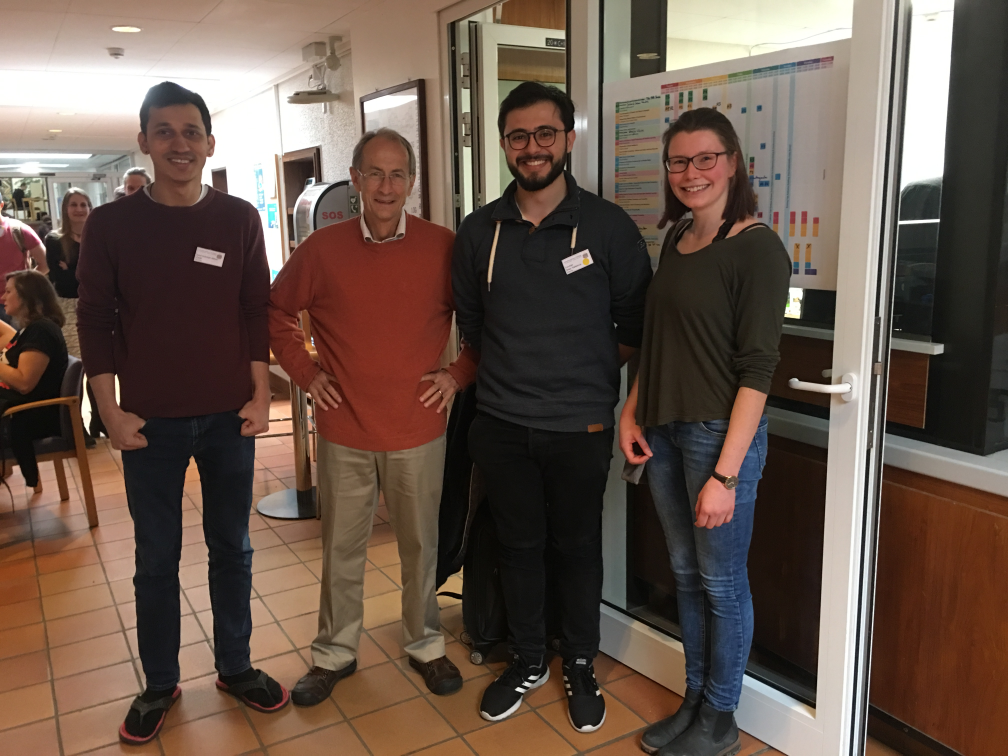
#> input picture img.jpg, 4032 x 3024 px (shown at 1/4 size); its folder holds only this picture in this run
$ python -i my_utils.py   (imports and definitions only)   (older library calls are emulated)
#> lines starting #> are read from the running program, lines starting #| are printed output that depends on the picture; after the words box and inside, x2 and y2 are one past the last pixel; in counts of white or black regions, pixels touching at a corner belong together
#> further down, picture is the input picture: PIL image 4032x3024 RGB; mean R, G, B 103.4, 85.1, 74.1
import os
import PIL.Image as Image
import PIL.ImageFilter as ImageFilter
from PIL import  ImageChops
import numpy as np
import scipy.stats as st
import matplotlib.pyplot as plt
import scipy as sp


# [16 lines left out: function get_list_of_files, not called in this run]


def trim(im, th1=3, th2=11):
#> called with th1 = 3, th2 = 11
    data = np.array(im.convert('HSV'))
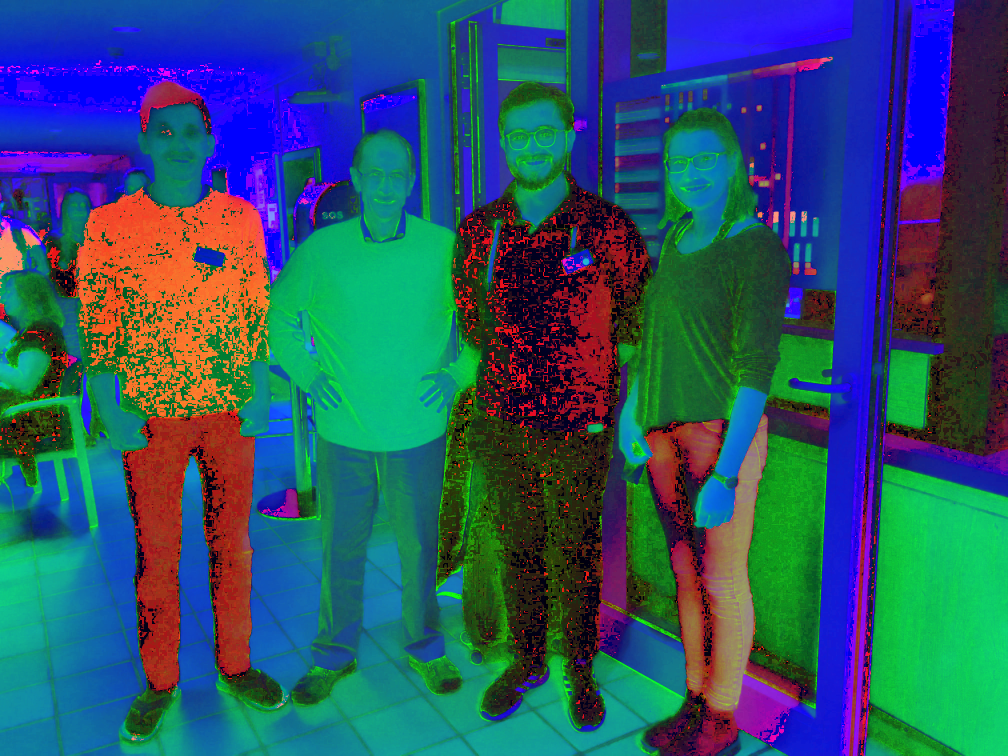
#> data: shape (3024, 4032, 3) (shown at 1/4 size); mean R, G, B 43.8, 83, 104.6
#     data = np.array(im_[:,:,1])
    mask = np.logical_or(data[...,1]>th1,data[...,2] <(255-th2))
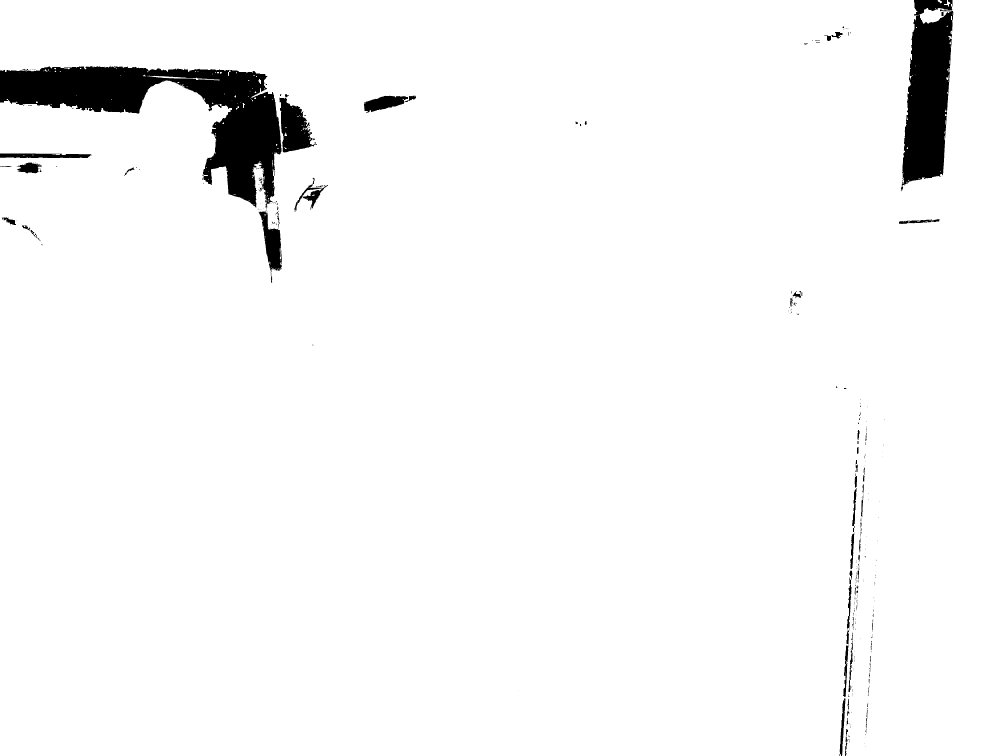
#> mask: shape (3024, 4032) bool (shown at 1/4 size); 96.7% white; 422 black regions (316 under 20 px), largest, box (x1, y1, x2, y2) and area: (0, 264, 1126, 834) 221824, (3606, 44, 3813, 742) 101845, (1118, 390, 1268, 610) 18598
    mask = Image.fromarray(255*mask.astype('uint8'))
    mask1 = mask.filter(ImageFilter.FIND_EDGES)
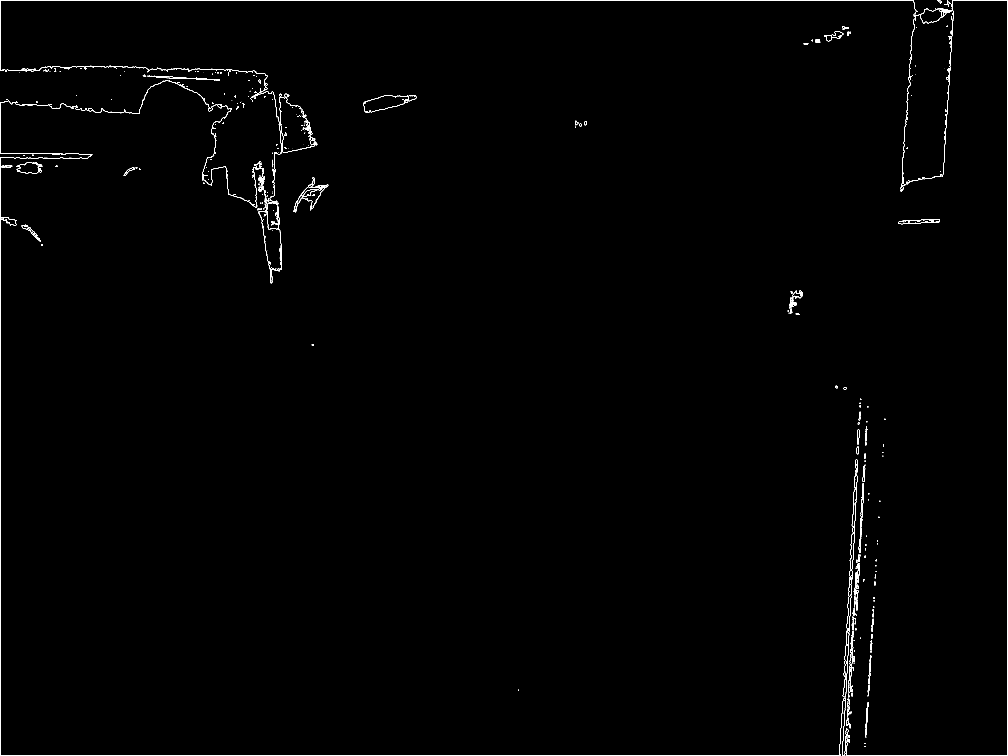
#> mask1: PIL image 4032x3024 L (shown at 1/4 size); 0.38% white in thin lines or dots
    mask2 = ImageChops.subtract(mask,mask1)
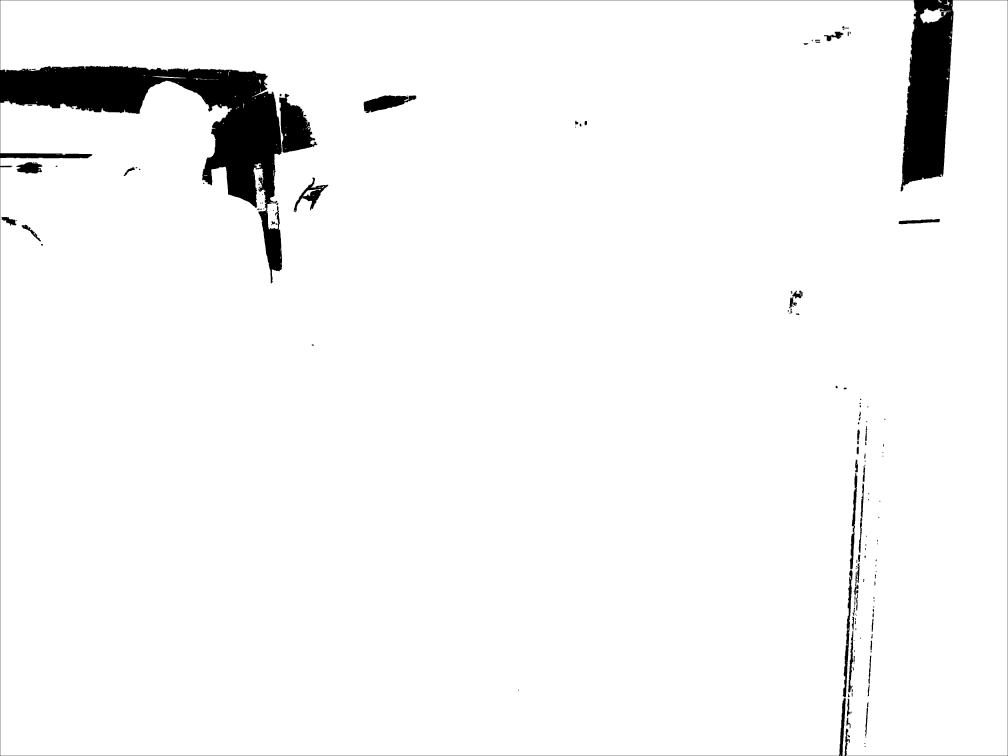
#> mask2: PIL image 4032x3024 L (shown at 1/4 size); 96.3% white; 178 black regions (62 under 20 px), largest, box (x1, y1, x2, y2) and area: (0, 0, 4032, 3024) 380084, (1117, 375, 1269, 611) 20362, (1455, 381, 1665, 452) 8232
    mask1 = mask2.filter(ImageFilter.FIND_EDGES)
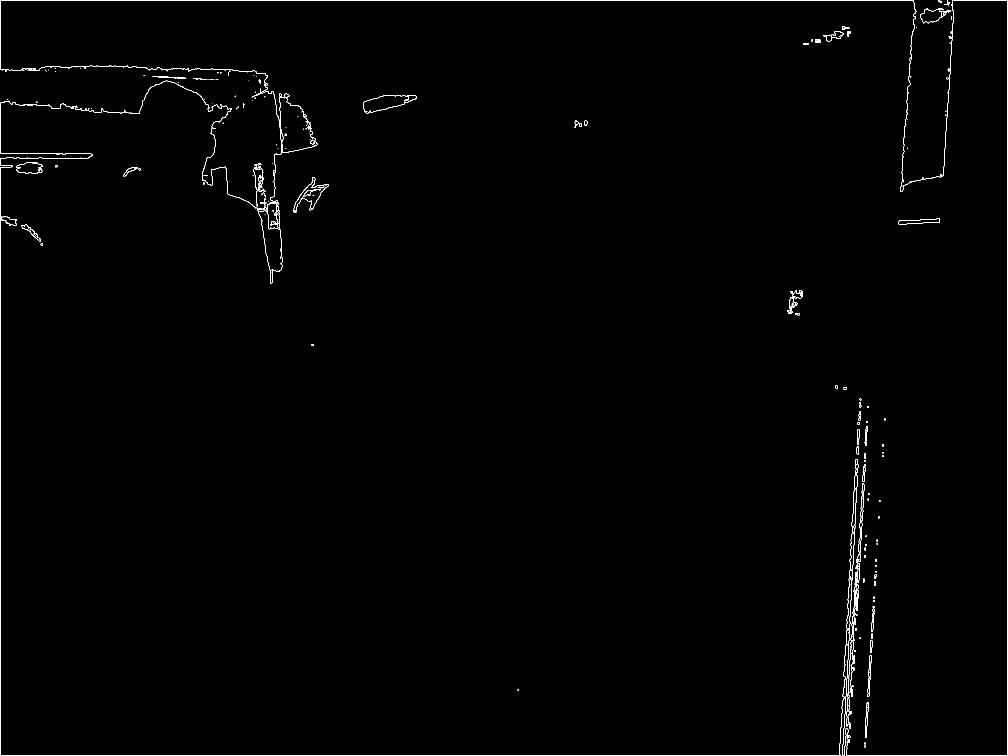
#> mask1: PIL image 4032x3024 L (shown at 1/4 size); 0.34% white in thin lines or dots
    mask2 = ImageChops.subtract(mask2,mask1)
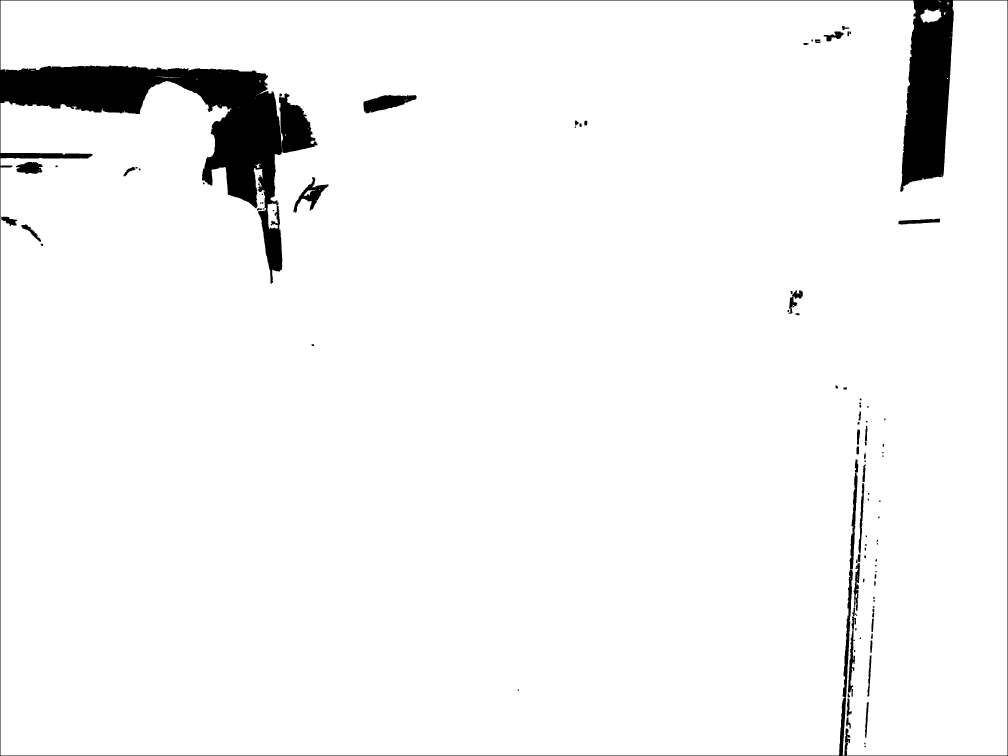
#> mask2: PIL image 4032x3024 L (shown at 1/4 size); 96% white; 119 black regions, largest, box (x1, y1, x2, y2) and area: (0, 0, 4032, 3024) 429018, (1454, 380, 1666, 453) 8950, (3370, 2280, 3411, 2790) 6380

#     mask2=mask


#     im.putalpha(mask)
    return mask2


# [71 lines left out: functions crop_image, resize_with_pad, gkern, _interval_overlap, bbox_iou, not called in this run]

def get_filename(path):
    path = path.split('/')
    return path[-1]


class BoundBox:
    # [8 lines left out: function __init__, not called in this run]

    def __repr__(self):
        return str(self.box) #  top, left, bottom, right

    def __getitem__(self, i):
        return self.box[i]


class Background:
    # [89 lines left out: functions __init__, place_face, new_bbox, not called in this run]

    def show(self):
        plt.imshow(self.image)

    # [15 lines left out: functions save, save_annotation, not called in this run]

>>> from PIL import Image
>>> picture = Image.open('../img.jpg')
>>> result = trim(picture)

$ run again, on places.png
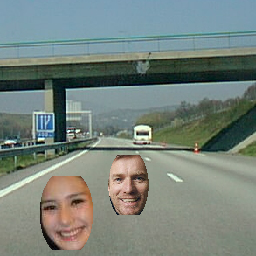
#> input picture places.png, 256 x 256 px
#> picture is the input picture: PIL image 256x256 RGB; mean R, G, B 118.7, 130.8, 124.1
#> in trim, `mask1 = mask.filter(ImageFilter.FIND_EDGES)`:
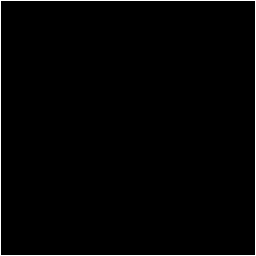
#> mask1: PIL image 256x256 L; 1.6% white in thin lines or dots
#> in trim, `mask2 = ImageChops.subtract(mask2,mask1)`:
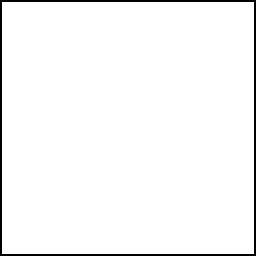
#> mask2: PIL image 256x256 L; 96.9% white; 1 black region, box (x1, y1, x2, y2) and area: (0, 0, 256, 256) 2032
